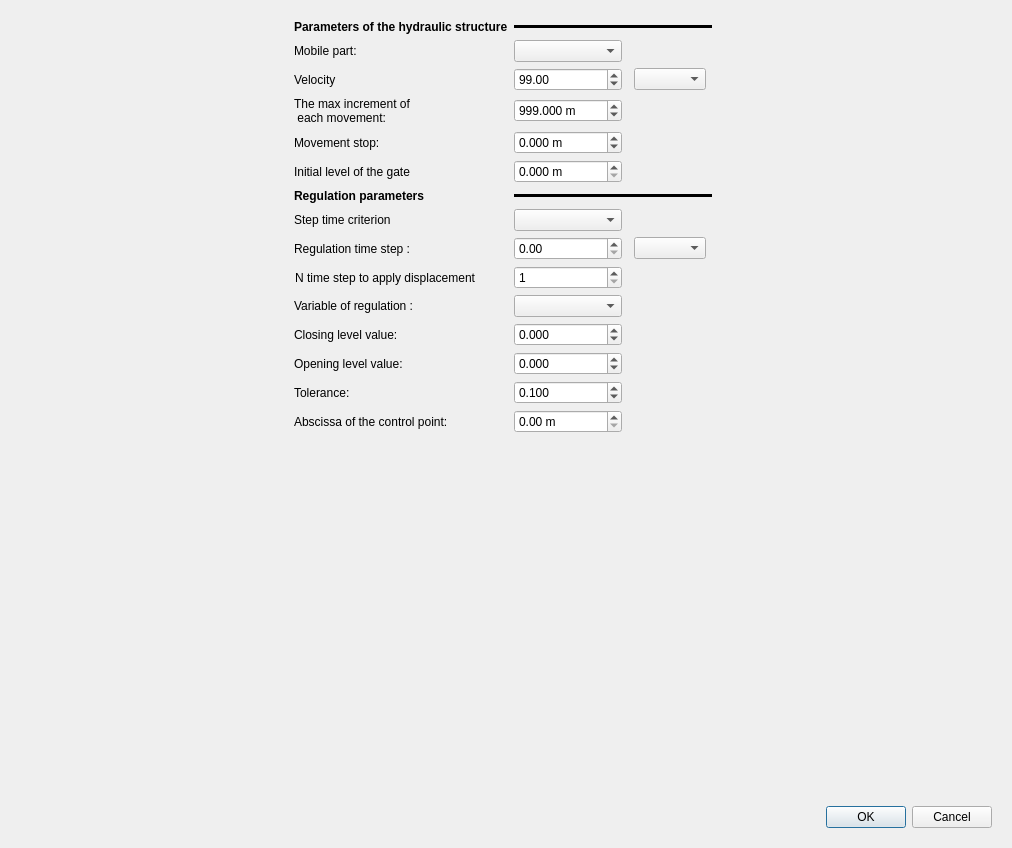
<?xml version="1.0" encoding="UTF-8"?>
<ui version="4.0">
 <class>LinkMobil</class>
 <widget class="QWidget" name="LinkMobil">
  <property name="geometry">
   <rect>
    <x>0</x>
    <y>0</y>
    <width>1012</width>
    <height>848</height>
   </rect>
  </property>
  <property name="windowTitle">
   <string>Mobil Links</string>
  </property>
  <layout class="QGridLayout" name="gridLayout_2">
   <item row="0" column="0">
    <widget class="QStackedWidget" name="links_pages">
     <property name="enabled">
      <bool>true</bool>
     </property>
     <property name="layoutDirection">
      <enum>Qt::LeftToRight</enum>
     </property>
     <property name="autoFillBackground">
      <bool>false</bool>
     </property>
     <property name="currentIndex">
      <number>2</number>
     </property>
     <widget class="QWidget" name="page">
      <layout class="QVBoxLayout" name="verticalLayout_4">
       <item>
        <layout class="QGridLayout" name="gridLayout">
         <item row="0" column="4">
          <spacer name="horizontalSpacer">
           <property name="orientation">
            <enum>Qt::Horizontal</enum>
           </property>
           <property name="sizeHint" stdset="0">
            <size>
             <width>40</width>
             <height>20</height>
            </size>
           </property>
          </spacer>
         </item>
         <item row="0" column="1">
          <widget class="QLabel" name="label">
           <property name="text">
            <string>Existing Links ( with checkbox =  active or not)</string>
           </property>
          </widget>
         </item>
         <item row="1" column="0">
          <layout class="QVBoxLayout" name="verticalLayout_3"/>
         </item>
         <item row="1" column="4">
          <layout class="QGridLayout" name="gridLayout_5">
           <item row="0" column="0">
            <widget class="QComboBox" name="cb_method"/>
           </item>
           <item row="3" column="0">
            <spacer name="verticalSpacer">
             <property name="orientation">
              <enum>Qt::Vertical</enum>
             </property>
             <property name="sizeHint" stdset="0">
              <size>
               <width>20</width>
               <height>40</height>
              </size>
             </property>
            </spacer>
           </item>
           <item row="2" column="1">
            <spacer name="horizontalSpacer_6">
             <property name="orientation">
              <enum>Qt::Horizontal</enum>
             </property>
             <property name="sizeType">
              <enum>QSizePolicy::Minimum</enum>
             </property>
             <property name="sizeHint" stdset="0">
              <size>
               <width>40</width>
               <height>20</height>
              </size>
             </property>
            </spacer>
           </item>
           <item row="0" column="1">
            <widget class="QPushButton" name="bt_edit">
             <property name="text">
              <string>Edit </string>
             </property>
            </widget>
           </item>
          </layout>
         </item>
         <item row="1" column="1">
          <widget class="QListView" name="lst_sets"/>
         </item>
        </layout>
       </item>
       <item>
        <widget class="QDialogButtonBox" name="b_OK_page1">
         <property name="locale">
          <locale language="English" country="UnitedStates"/>
         </property>
         <property name="standardButtons">
          <set>QDialogButtonBox::Ok</set>
         </property>
        </widget>
       </item>
      </layout>
     </widget>
     <widget class="QWidget" name="page_meth1">
      <layout class="QGridLayout" name="gridLayout_4">
       <item row="0" column="0">
        <layout class="QVBoxLayout" name="verticalLayout_2">
         <item>
          <spacer name="verticalSpacer_3">
           <property name="orientation">
            <enum>Qt::Vertical</enum>
           </property>
           <property name="sizeHint" stdset="0">
            <size>
             <width>20</width>
             <height>40</height>
            </size>
           </property>
          </spacer>
         </item>
         <item>
          <widget class="QPushButton" name="b_delete">
           <property name="text">
            <string>Clear data</string>
           </property>
          </widget>
         </item>
         <item>
          <widget class="QPushButton" name="b_import">
           <property name="text">
            <string>Import</string>
           </property>
          </widget>
         </item>
         <item>
          <widget class="Line" name="line">
           <property name="orientation">
            <enum>Qt::Horizontal</enum>
           </property>
          </widget>
         </item>
         <item>
          <widget class="QPushButton" name="b_add_line">
           <property name="text">
            <string>Add Line</string>
           </property>
          </widget>
         </item>
         <item>
          <widget class="QPushButton" name="b_delete_line">
           <property name="text">
            <string>Delete Line</string>
           </property>
          </widget>
         </item>
        </layout>
       </item>
       <item row="0" column="1">
        <layout class="QVBoxLayout" name="verticalLayout">
         <item>
          <layout class="QHBoxLayout" name="horizontalLayout_2">
           <item>
            <widget class="QRadioButton" name="rb_sec">
             <property name="text">
              <string>sec.</string>
             </property>
            </widget>
           </item>
           <item>
            <widget class="QRadioButton" name="rb_min">
             <property name="text">
              <string>min.</string>
             </property>
            </widget>
           </item>
           <item>
            <widget class="QRadioButton" name="rb_hour">
             <property name="text">
              <string>hour</string>
             </property>
            </widget>
           </item>
           <item>
            <widget class="QRadioButton" name="rb_day">
             <property name="text">
              <string>day</string>
             </property>
            </widget>
           </item>
           <item>
            <spacer name="horizontalSpacer_3">
             <property name="orientation">
              <enum>Qt::Horizontal</enum>
             </property>
             <property name="sizeHint" stdset="0">
              <size>
               <width>40</width>
               <height>20</height>
              </size>
             </property>
            </spacer>
           </item>
          </layout>
         </item>
         <item>
          <widget class="QTableView" name="tab_sets">
           <property name="enabled">
            <bool>true</bool>
           </property>
           <property name="sizePolicy">
            <sizepolicy hsizetype="Expanding" vsizetype="Expanding">
             <horstretch>0</horstretch>
             <verstretch>0</verstretch>
            </sizepolicy>
           </property>
           <property name="minimumSize">
            <size>
             <width>400</width>
             <height>0</height>
            </size>
           </property>
           <attribute name="horizontalHeaderDefaultSectionSize">
            <number>50</number>
           </attribute>
           <attribute name="verticalHeaderDefaultSectionSize">
            <number>26</number>
           </attribute>
          </widget>
         </item>
        </layout>
       </item>
       <item row="2" column="2">
        <widget class="QDialogButtonBox" name="b_OK_page2">
         <property name="locale">
          <locale language="English" country="UnitedStates"/>
         </property>
         <property name="standardButtons">
          <set>QDialogButtonBox::Cancel|QDialogButtonBox::Ok</set>
         </property>
         <property name="centerButtons">
          <bool>false</bool>
         </property>
        </widget>
       </item>
       <item row="0" column="2">
        <layout class="QVBoxLayout" name="lay_graph_edit"/>
       </item>
      </layout>
     </widget>
     <widget class="QWidget" name="page_meth2">
      <layout class="QGridLayout" name="gridLayout_7">
       <item row="0" column="0">
        <layout class="QGridLayout" name="gridLayout_6">
         <item row="4" column="2">
          <widget class="QDoubleSpinBox" name="cote_max_fg">
           <property name="suffix">
            <string> m</string>
           </property>
           <property name="decimals">
            <number>3</number>
           </property>
           <property name="minimum">
            <double>-1000000000.000000000000000</double>
           </property>
           <property name="maximum">
            <double>1000000000.000000000000000</double>
           </property>
           <property name="singleStep">
            <double>0.010000000000000</double>
           </property>
           <property name="value">
            <double>0.000000000000000</double>
           </property>
          </widget>
         </item>
         <item row="19" column="0">
          <spacer name="horizontalSpacer_4">
           <property name="orientation">
            <enum>Qt::Horizontal</enum>
           </property>
           <property name="sizeHint" stdset="0">
            <size>
             <width>40</width>
             <height>20</height>
            </size>
           </property>
          </spacer>
         </item>
         <item row="9" column="1">
          <widget class="QLabel" name="label_18">
           <property name="sizePolicy">
            <sizepolicy hsizetype="Maximum" vsizetype="Preferred">
             <horstretch>0</horstretch>
             <verstretch>0</verstretch>
            </sizepolicy>
           </property>
           <property name="font">
            <font>
             <weight>75</weight>
             <bold>true</bold>
            </font>
           </property>
           <property name="text">
            <string>Regulation parameters</string>
           </property>
           <property name="scaledContents">
            <bool>true</bool>
           </property>
           <property name="alignment">
            <set>Qt::AlignRight|Qt::AlignTrailing|Qt::AlignVCenter</set>
           </property>
          </widget>
         </item>
         <item row="11" column="2">
          <widget class="QDoubleSpinBox" name="pas_temps_fg">
           <property name="suffix">
            <string/>
           </property>
           <property name="decimals">
            <number>2</number>
           </property>
           <property name="maximum">
            <double>1000000000.000000000000000</double>
           </property>
           <property name="singleStep">
            <double>0.100000000000000</double>
           </property>
           <property name="value">
            <double>0.000000000000000</double>
           </property>
          </widget>
         </item>
         <item row="14" column="1">
          <widget class="QLabel" name="label_14">
           <property name="text">
            <string>Variable of regulation : </string>
           </property>
           <property name="alignment">
            <set>Qt::AlignLeading|Qt::AlignLeft|Qt::AlignVCenter</set>
           </property>
          </widget>
         </item>
         <item row="15" column="2">
          <widget class="QDoubleSpinBox" name="val_reg_close">
           <property name="decimals">
            <number>3</number>
           </property>
           <property name="minimum">
            <double>-1000000000.000000000000000</double>
           </property>
           <property name="maximum">
            <double>10000000.000000000000000</double>
           </property>
           <property name="singleStep">
            <double>0.010000000000000</double>
           </property>
          </widget>
         </item>
         <item row="0" column="2" colspan="4">
          <widget class="Line" name="line_5">
           <property name="frameShadow">
            <enum>QFrame::Plain</enum>
           </property>
           <property name="lineWidth">
            <number>10</number>
           </property>
           <property name="midLineWidth">
            <number>4</number>
           </property>
           <property name="orientation">
            <enum>Qt::Horizontal</enum>
           </property>
          </widget>
         </item>
         <item row="3" column="2">
          <widget class="QDoubleSpinBox" name="zinc_fg">
           <property name="suffix">
            <string> m</string>
           </property>
           <property name="decimals">
            <number>3</number>
           </property>
           <property name="maximum">
            <double>10000.000000000000000</double>
           </property>
           <property name="value">
            <double>999.000000000000000</double>
           </property>
          </widget>
         </item>
         <item row="9" column="2" colspan="4">
          <widget class="Line" name="line_6">
           <property name="font">
            <font>
             <pointsize>8</pointsize>
             <weight>50</weight>
             <bold>false</bold>
            </font>
           </property>
           <property name="frameShadow">
            <enum>QFrame::Plain</enum>
           </property>
           <property name="lineWidth">
            <number>10</number>
           </property>
           <property name="midLineWidth">
            <number>4</number>
           </property>
           <property name="orientation">
            <enum>Qt::Horizontal</enum>
           </property>
          </widget>
         </item>
         <item row="18" column="2">
          <widget class="QDoubleSpinBox" name="abscisse_reg">
           <property name="suffix">
            <string> m</string>
           </property>
           <property name="decimals">
            <number>2</number>
           </property>
           <property name="maximum">
            <double>1000000000.000000000000000</double>
           </property>
           <property name="singleStep">
            <double>0.100000000000000</double>
           </property>
          </widget>
         </item>
         <item row="2" column="2">
          <widget class="QDoubleSpinBox" name="vel_fg">
           <property name="suffix">
            <string/>
           </property>
           <property name="decimals">
            <number>2</number>
           </property>
           <property name="maximum">
            <double>1000000.000000000000000</double>
           </property>
           <property name="value">
            <double>99.000000000000000</double>
           </property>
          </widget>
         </item>
         <item row="11" column="1">
          <widget class="QLabel" name="label_15">
           <property name="sizePolicy">
            <sizepolicy hsizetype="Maximum" vsizetype="Preferred">
             <horstretch>0</horstretch>
             <verstretch>0</verstretch>
            </sizepolicy>
           </property>
           <property name="text">
            <string>Regulation time step :</string>
           </property>
           <property name="alignment">
            <set>Qt::AlignRight|Qt::AlignTrailing|Qt::AlignVCenter</set>
           </property>
          </widget>
         </item>
         <item row="4" column="1">
          <widget class="QLabel" name="label_4">
           <property name="text">
            <string>Movement stop:</string>
           </property>
           <property name="alignment">
            <set>Qt::AlignLeading|Qt::AlignLeft|Qt::AlignVCenter</set>
           </property>
          </widget>
         </item>
         <item row="16" column="2">
          <widget class="QDoubleSpinBox" name="val_reg_open">
           <property name="decimals">
            <number>3</number>
           </property>
           <property name="minimum">
            <double>-1000000000.000000000000000</double>
           </property>
           <property name="maximum">
            <double>10000000.000000000000000</double>
           </property>
           <property name="singleStep">
            <double>0.010000000000000</double>
           </property>
          </widget>
         </item>
         <item row="2" column="4">
          <widget class="QComboBox" name="cb_type_t_vit"/>
         </item>
         <item row="1" column="2">
          <widget class="QComboBox" name="cb_dir"/>
         </item>
         <item row="17" column="2">
          <widget class="QDoubleSpinBox" name="tol_reg">
           <property name="suffix">
            <string/>
           </property>
           <property name="decimals">
            <number>3</number>
           </property>
           <property name="maximum">
            <double>1000000000.000000000000000</double>
           </property>
           <property name="singleStep">
            <double>0.010000000000000</double>
           </property>
           <property name="value">
            <double>0.100000000000000</double>
           </property>
          </widget>
         </item>
         <item row="2" column="1">
          <widget class="QLabel" name="label_20">
           <property name="text">
            <string>Velocity</string>
           </property>
           <property name="alignment">
            <set>Qt::AlignLeading|Qt::AlignLeft|Qt::AlignVCenter</set>
           </property>
          </widget>
         </item>
         <item row="19" column="2">
          <spacer name="verticalSpacer_4">
           <property name="orientation">
            <enum>Qt::Vertical</enum>
           </property>
           <property name="sizeHint" stdset="0">
            <size>
             <width>20</width>
             <height>40</height>
            </size>
           </property>
          </spacer>
         </item>
         <item row="14" column="2">
          <widget class="QComboBox" name="cb_var"/>
         </item>
         <item row="11" column="4">
          <widget class="QComboBox" name="cb_type_t"/>
         </item>
         <item row="1" column="1">
          <widget class="QLabel" name="label_19">
           <property name="text">
            <string>Mobile part:</string>
           </property>
           <property name="alignment">
            <set>Qt::AlignLeading|Qt::AlignLeft|Qt::AlignVCenter</set>
           </property>
          </widget>
         </item>
         <item row="3" column="1">
          <widget class="QLabel" name="label_21">
           <property name="text">
            <string>The max increment of 
 each movement: </string>
           </property>
          </widget>
         </item>
         <item row="22" column="6">
          <widget class="QDialogButtonBox" name="b_OK_page3">
           <property name="standardButtons">
            <set>QDialogButtonBox::Cancel|QDialogButtonBox::Ok</set>
           </property>
          </widget>
         </item>
         <item row="16" column="1">
          <widget class="QLabel" name="label_6">
           <property name="text">
            <string>Opening level value:</string>
           </property>
          </widget>
         </item>
         <item row="18" column="1">
          <widget class="QLabel" name="label_7">
           <property name="text">
            <string>Abscissa of the control point:</string>
           </property>
           <property name="alignment">
            <set>Qt::AlignLeading|Qt::AlignLeft|Qt::AlignVCenter</set>
           </property>
          </widget>
         </item>
         <item row="5" column="1">
          <widget class="QLabel" name="label_2">
           <property name="text">
            <string>Initial level of the gate</string>
           </property>
          </widget>
         </item>
         <item row="5" column="2">
          <widget class="QDoubleSpinBox" name="cote_init_fg">
           <property name="suffix">
            <string> m</string>
           </property>
           <property name="decimals">
            <number>3</number>
           </property>
           <property name="maximum">
            <double>99999999.000000000000000</double>
           </property>
          </widget>
         </item>
         <item row="13" column="2">
          <widget class="QSpinBox" name="npas_temps_fg">
           <property name="minimum">
            <number>1</number>
           </property>
           <property name="maximum">
            <number>9999</number>
           </property>
          </widget>
         </item>
         <item row="14" column="6">
          <spacer name="horizontalSpacer_2">
           <property name="orientation">
            <enum>Qt::Horizontal</enum>
           </property>
           <property name="sizeType">
            <enum>QSizePolicy::Expanding</enum>
           </property>
           <property name="sizeHint" stdset="0">
            <size>
             <width>40</width>
             <height>20</height>
            </size>
           </property>
          </spacer>
         </item>
         <item row="0" column="1">
          <widget class="QLabel" name="label_17">
           <property name="sizePolicy">
            <sizepolicy hsizetype="Maximum" vsizetype="Preferred">
             <horstretch>0</horstretch>
             <verstretch>0</verstretch>
            </sizepolicy>
           </property>
           <property name="font">
            <font>
             <weight>75</weight>
             <bold>true</bold>
            </font>
           </property>
           <property name="text">
            <string>Parameters of the hydraulic structure</string>
           </property>
          </widget>
         </item>
         <item row="15" column="1">
          <widget class="QLabel" name="label_5">
           <property name="text">
            <string>Closing level value:</string>
           </property>
          </widget>
         </item>
         <item row="17" column="1">
          <widget class="QLabel" name="label_9">
           <property name="text">
            <string>Tolerance:</string>
           </property>
           <property name="alignment">
            <set>Qt::AlignLeading|Qt::AlignLeft|Qt::AlignVCenter</set>
           </property>
          </widget>
         </item>
         <item row="13" column="1">
          <widget class="QLabel" name="label_16">
           <property name="sizePolicy">
            <sizepolicy hsizetype="Maximum" vsizetype="Preferred">
             <horstretch>0</horstretch>
             <verstretch>0</verstretch>
            </sizepolicy>
           </property>
           <property name="text">
            <string>N time step to apply displacement</string>
           </property>
           <property name="alignment">
            <set>Qt::AlignRight|Qt::AlignTrailing|Qt::AlignVCenter</set>
           </property>
          </widget>
         </item>
         <item row="10" column="2">
          <widget class="QComboBox" name="cb_critere_t"/>
         </item>
         <item row="10" column="1">
          <widget class="QLabel" name="label_3">
           <property name="text">
            <string>Step time criterion</string>
           </property>
          </widget>
         </item>
        </layout>
       </item>
      </layout>
     </widget>
    </widget>
   </item>
  </layout>
  <action name="actionB_edit">
   <property name="text">
    <string>b_edit</string>
   </property>
  </action>
  <action name="actionComboBox_Name_law">
   <property name="text">
    <string>comboBox_Name_law</string>
   </property>
  </action>
  <action name="actionB_OK_page1">
   <property name="text">
    <string>b_OK_page1</string>
   </property>
  </action>
  <action name="actionB_OK_page2">
   <property name="text">
    <string>b_OK_page2</string>
   </property>
  </action>
  <action name="actionTable_laws">
   <property name="text">
    <string>Table_laws</string>
   </property>
  </action>
  <action name="actionName_edit">
   <property name="text">
    <string>Name_edit</string>
   </property>
  </action>
  <action name="actionLaw_pages">
   <property name="text">
    <string>Law_pages</string>
   </property>
  </action>
  <action name="actionB_new">
   <property name="text">
    <string>b_new</string>
   </property>
  </action>
  <action name="actionB_delete">
   <property name="text">
    <string>b_delete</string>
   </property>
  </action>
  <action name="actionB_import">
   <property name="text">
    <string>b_import</string>
   </property>
   <property name="toolTip">
    <string>b_import</string>
   </property>
  </action>
  <action name="actionB_addLine">
   <property name="text">
    <string>b_addLine</string>
   </property>
   <property name="toolTip">
    <string>b_addLine</string>
   </property>
  </action>
  <action name="actionB_delLine">
   <property name="text">
    <string>b_delLine</string>
   </property>
   <property name="toolTip">
    <string>b_delLine</string>
   </property>
  </action>
 </widget>
 <resources/>
 <connections>
  <connection>
   <sender>bt_edit</sender>
   <signal>clicked()</signal>
   <receiver>actionB_edit</receiver>
   <slot>trigger()</slot>
   <hints>
    <hint type="sourcelabel">
     <x>654</x>
     <y>57</y>
    </hint>
    <hint type="destinationlabel">
     <x>-1</x>
     <y>-1</y>
    </hint>
   </hints>
  </connection>
  <connection>
   <sender>b_delete</sender>
   <signal>clicked()</signal>
   <receiver>actionB_delete</receiver>
   <slot>trigger()</slot>
   <hints>
    <hint type="sourcelabel">
     <x>56</x>
     <y>379</y>
    </hint>
    <hint type="destinationlabel">
     <x>-1</x>
     <y>-1</y>
    </hint>
   </hints>
  </connection>
  <connection>
   <sender>b_add_line</sender>
   <signal>clicked()</signal>
   <receiver>actionB_addLine</receiver>
   <slot>trigger()</slot>
   <hints>
    <hint type="sourcelabel">
     <x>56</x>
     <y>515</y>
    </hint>
    <hint type="destinationlabel">
     <x>-1</x>
     <y>-1</y>
    </hint>
   </hints>
  </connection>
  <connection>
   <sender>b_import</sender>
   <signal>clicked()</signal>
   <receiver>actionB_import</receiver>
   <slot>trigger()</slot>
   <hints>
    <hint type="sourcelabel">
     <x>56</x>
     <y>477</y>
    </hint>
    <hint type="destinationlabel">
     <x>-1</x>
     <y>-1</y>
    </hint>
   </hints>
  </connection>
  <connection>
   <sender>b_delete_line</sender>
   <signal>clicked()</signal>
   <receiver>actionB_delLine</receiver>
   <slot>trigger()</slot>
   <hints>
    <hint type="sourcelabel">
     <x>56</x>
     <y>544</y>
    </hint>
    <hint type="destinationlabel">
     <x>-1</x>
     <y>-1</y>
    </hint>
   </hints>
  </connection>
 </connections>
</ui>
